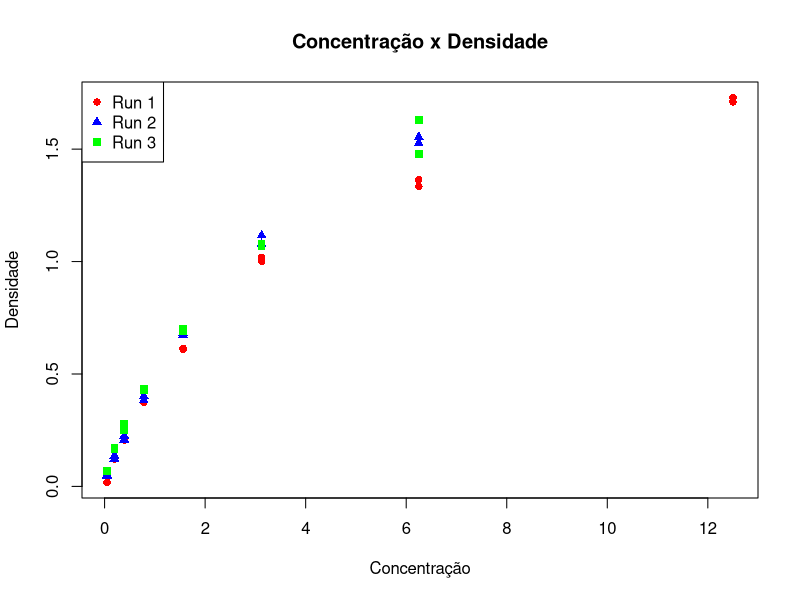
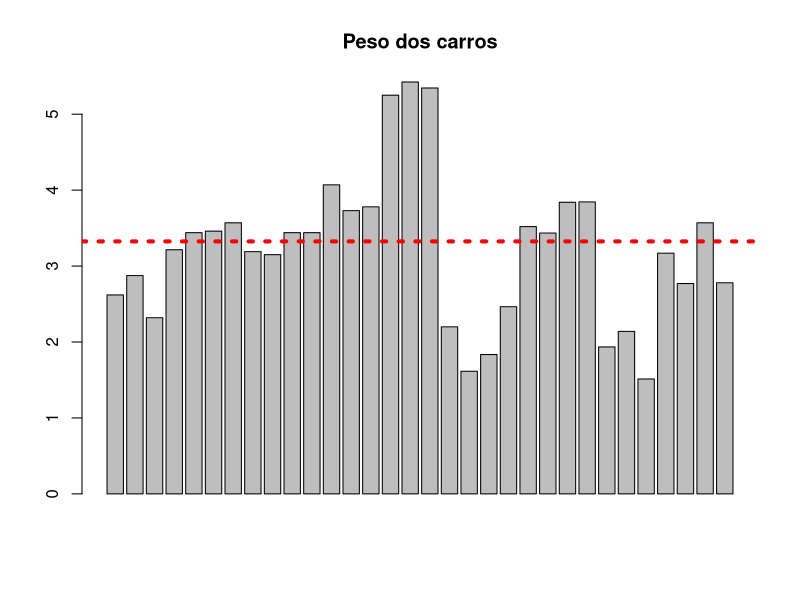
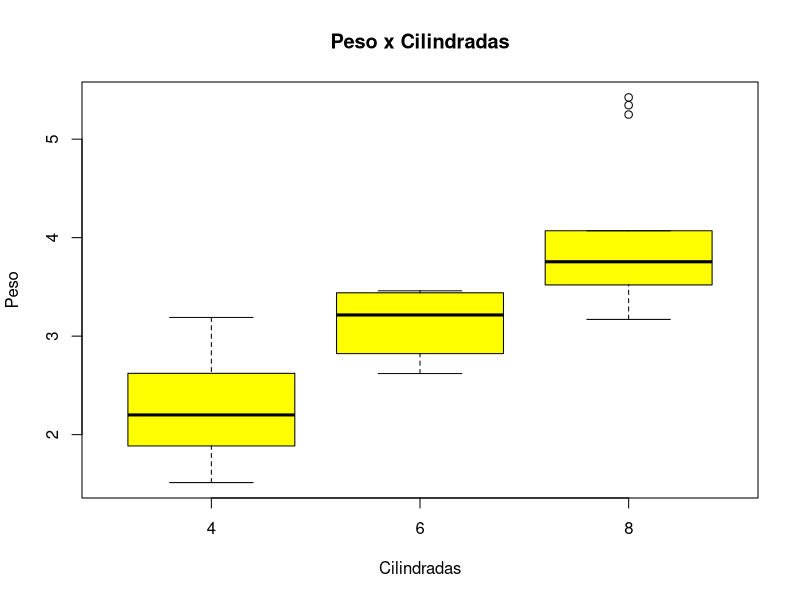

Write R code to recreate these figures, in order.
# Andre Trigueiro

# Exercício 13 ------------------------------------------------------------

# Questão 1 ---------------------------------------------------------------

# Vamos usar novamente o dataset 'DNase'. O objetivo aqui é criar um gráfico de dispersão
# da densidade em função da concentração da dnase, das três primeiras corridas (Run). 

# Siga o seguinte exemplo:

# Fazendo o subset do dataset para as duas corridas
run1 <- DNase[DNase$Run == 1,]
run2 <- DNase[DNase$Run == 2,]

# Plotar primeiro a corrida 1 (run1)
plot(run1$conc, run1$density, col = "red",
     pch = 16, xlab = "Concentração", ylab = "Densidade")

# Adicionar título ao gráfico
title("Concentração x Densidade")

# Com a função points(), adicionar ao gráfico os pontos da corrida 2 (run2)
points(run2$conc, run2$density, col = "blue", 
       pch = 17, xlab = "Concentração", ylab = "Densidade")

# Adicionar a legenda
legend(x = "topleft", col = c("red", "blue"), pch = c(16, 17), 
       legend = c("Run 1", "Run 2"))

# Perceba que com a função 'plot', nós primeiramente plotamos o dataframe referente à corrida 1
# e com a função 'points', nós adicionamos os pontos referentes a corrida 2. O gráfico possui dois tipos
# de pontos diferentes, que são determinados pelo argumento 'pch'. o 'pch = 16' determina um ponto redondo
# enquanto 'pch = 17' determina um triângulo. A cor é determinada pelo argumento 'col'. Perceba que a legenda
# foi criada de acordo com os parâmetros passados nas funções anteriores. Para mais informações, veja 
# a documentação de cada função. 


# Vamos criar um outro grafico das corridas do dataset DNAse, agora incluindo
# tambem a corrida 3. Adicione os pontos correspondentes à corrida 3 no formato de 
# quadrados verdes (pch = 15). Organize a legenda de acordo com as modificações.

run3 <- DNase[DNase$Run == 3,]

points(run3$conc, run3$density, col = "green", 
       pch = 15, xlab = "Concentração", ylab = "Densidade")

legend(x = "topleft", col = c("red", "blue", "green"), pch = c(16, 17, 15), 
       legend = c("Run 1", "Run 2", "Run 3"))

# Questão 2 ---------------------------------------------------------------

# Com o dataset 'mtcars', crie um gráfico de barras com os pesos dos carros (mtcars$wt). 
# adicione uma linha horizontal que represente a mediana dos pesos. Utilize a linha 
# pontilhada de espessura 4 na cor vermelha (veja os argumentos 'lty' e 'lwd' da função 'par()').

#Grafico de Barra com o peso dos carros
cars_peso <- mtcars$wt
barplot(cars_peso)

#Linha da mediana dos pesos
linha <- median(cars_peso)
abline(h = linha, lty = 3, lwd = 4, col = "red")

#Titulo do grafico
title("Peso dos carros")

# Questão 3 ---------------------------------------------------------------

# Crie um boxplot comparando a distribuicao de peso (mtcars$wt) de acordo com cada
# cilindradas dos carros (mtcars$cyl)

#Dados dos carros
cars_peso <- mtcars$wt
cars_cilindradas <- mtcars$cyl

#Bloxplot
boxplot(cars_peso ~ cars_cilindradas, col = "yellow", xlab = "Cilindradas", ylab = "Peso")

title("Peso x Cilindradas")

# Questão 4 ---------------------------------------------------------------

# Crie um histograma da distribuicao da variavel 'incidencia solar' (airquality$Solar.R). 
# Adicione uma linha de referencia para marcar a media da distribuicao.




